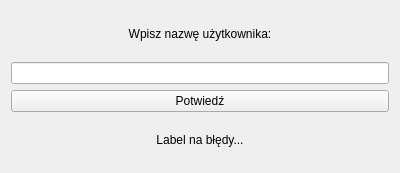
<?xml version="1.0" encoding="UTF-8"?>
<ui version="4.0">
 <class>userWidget</class>
 <widget class="QWidget" name="userWidget">
  <property name="geometry">
   <rect>
    <x>0</x>
    <y>0</y>
    <width>400</width>
    <height>173</height>
   </rect>
  </property>
  <property name="windowTitle">
   <string>Form</string>
  </property>
  <layout class="QVBoxLayout" name="verticalLayout">
   <item>
    <widget class="QLabel" name="label">
     <property name="text">
      <string>Wpisz nazwę użytkownika:</string>
     </property>
     <property name="alignment">
      <set>Qt::AlignmentFlag::AlignCenter</set>
     </property>
    </widget>
   </item>
   <item>
    <widget class="QLineEdit" name="lineEdit_username"/>
   </item>
   <item>
    <widget class="QPushButton" name="button_acceptUsername">
     <property name="text">
      <string>Potwiedź</string>
     </property>
    </widget>
   </item>
   <item>
    <widget class="QLabel" name="label_error">
     <property name="text">
      <string>Label na błędy...</string>
     </property>
     <property name="alignment">
      <set>Qt::AlignmentFlag::AlignCenter</set>
     </property>
    </widget>
   </item>
  </layout>
 </widget>
 <resources/>
 <connections/>
</ui>
